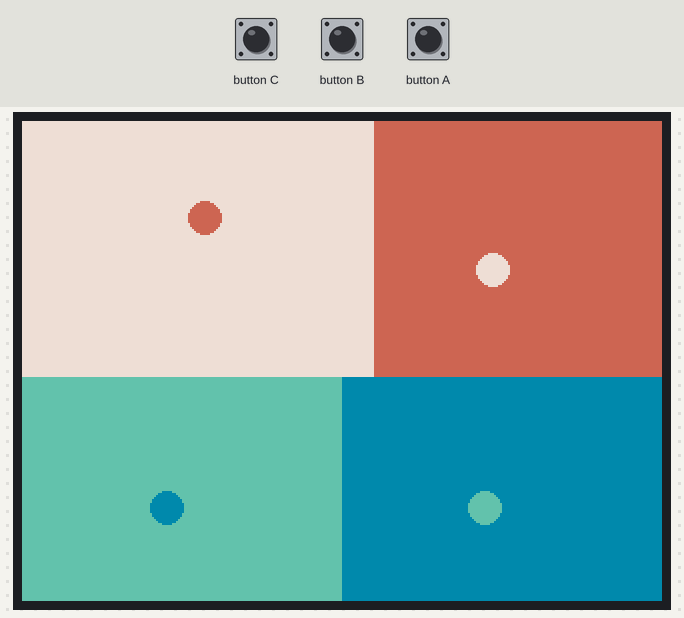
Bench run of a program on a simulated ESP32. Shown: 320×240 colour display. Random numbers use the default seed unless the program sets one.

Above: at 0.9 s.
At 7.8 s:
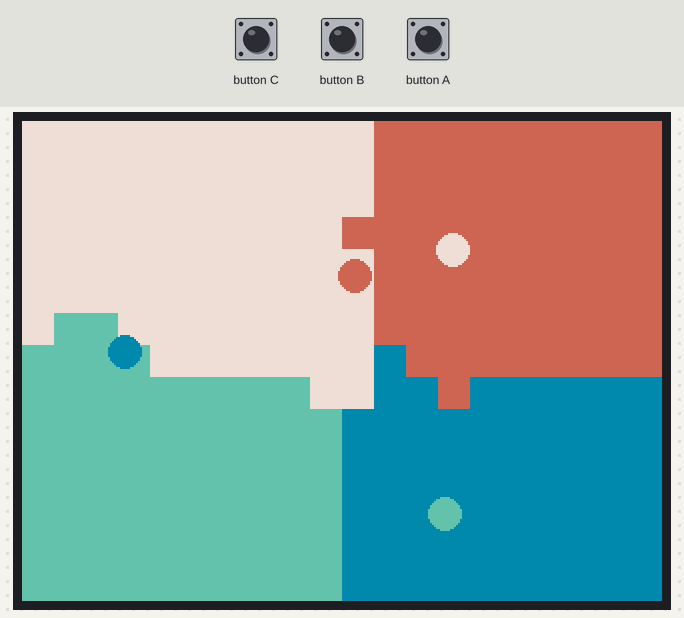
At 10.5 s:
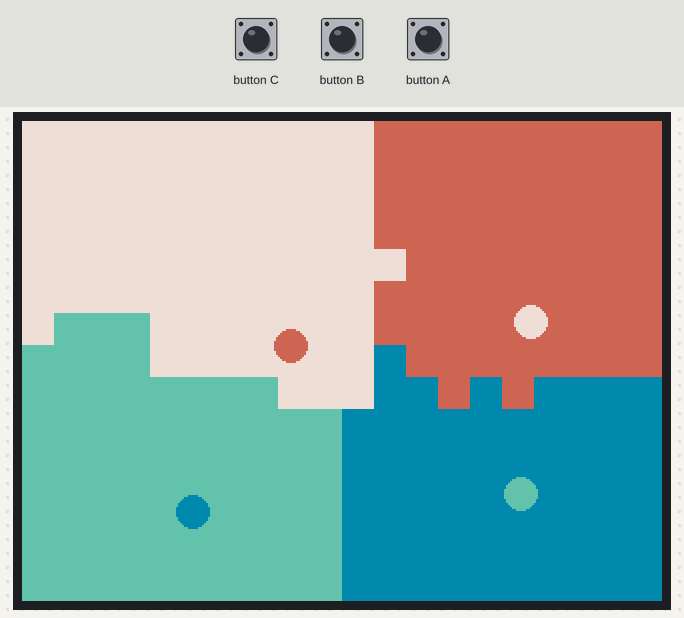
At 18.17 s:
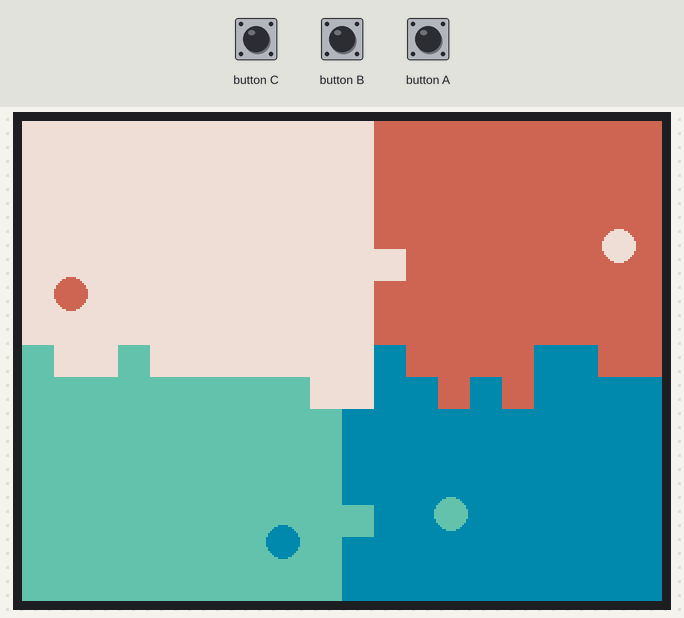
At 27.6 s:
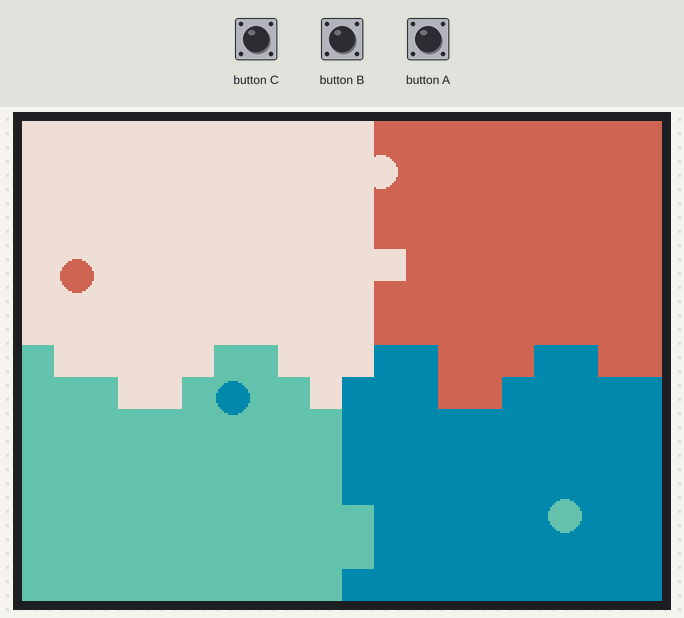
At 38.85 s:
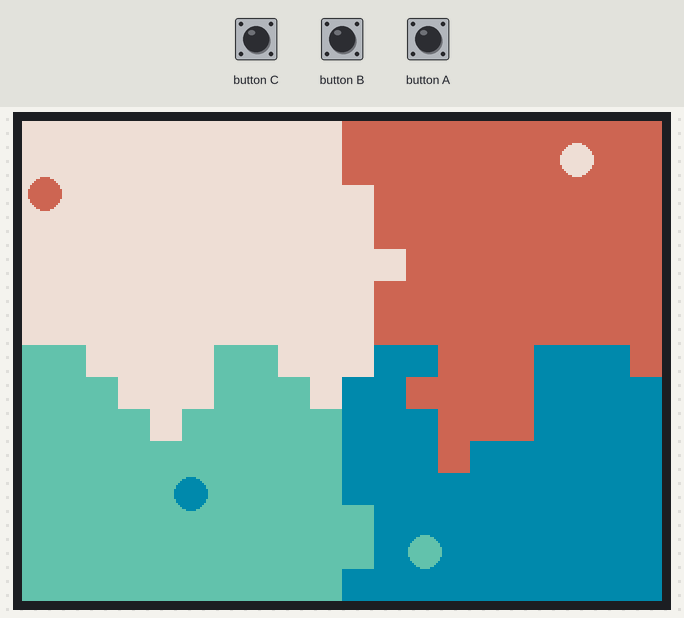

The program:

main.cpp
```cpp
#include <M5GFX.h>
#if defined(SDL_h_)

void setup(void);
void loop(void);

__attribute__((weak)) int user_func(bool *running) {
    setup();
    do {
        loop();
    } while(*running);
    return 0;
}

int main(int, char **) {
    // The second argument is effective for step execution with breakpoints.
    // You can specify the time in milliseconds to perform slow execution that ensures screen updates.
    return lgfx::Panel_sdl::main(user_func, 128);
}

#endif
```

user_code.cpp
```cpp
#include <M5Unified.h>

// 画像の幅と高さ、四角形のサイズ、四角形の数を定義
int img_width = 320;
int img_height = 240;
int SQUARE_SIZE = 16;
int numSquaresX = img_width / SQUARE_SIZE + 1;
int numSquaresY = img_height / SQUARE_SIZE + 1;

// 四角形の位置情報を格納する2次元ベクトル
std::vector<std::vector<int>> squares;

// M5UnifiedのCanvasオブジェクト
M5Canvas canvas(&M5.Display);

// ボールの情報を格納する構造体のベクトル
struct _pong {
    double x;
    double y;
    double dx;
    double dy;
    int class_num;
};
double vel = SQUARE_SIZE / 2;

std::vector<_pong> pong;

// 乱数生成関数
double randomNum(double min, double max) {
    int rand_int = rand() % 100;
    double rand_uni = (rand_int / 100.0) * (max - min) + min;
    return rand_uni;
}
// 数値の符号を返す関数
double sign(double A) {
    if(A == 0)
        return 0;
    else
        return A / abs(A);
}

// 四角形とボールの衝突判定と反射を処理する関数
int updateSquareAndBounce(int numSquaresX, int numSquaresY, double x, double y, double &dx, double &dy, int class_num) {
    double updatedDx = dx;
    double updatedDy = dy;

    // ボールの円周上の複数のポイントをチェックする
    for(double angle = 0; angle < M_PI * 2; angle += M_PI / 4) {
        int checkX = x + cos(angle) * (SQUARE_SIZE / 2);
        int checkY = y + sin(angle) * (SQUARE_SIZE / 2);

        // チェックしたポイントが画面内かどうか確認
        int i = floor(checkX / SQUARE_SIZE);
        int j = floor(checkY / SQUARE_SIZE);

        if(i >= 0 && i < numSquaresX && j >= 0 && j < numSquaresY) {
            if(squares[i][j] != class_num) {
                squares[i][j] = class_num;

                // 角度からバウンド方向を決定
                if(abs(cos(angle)) > abs(sin(angle))) {
                    updatedDx = -updatedDx;
                } else {
                    updatedDy = -updatedDy;
                }
            }
        }
    }

    // ボールがループにはまらないように、バウンドにノイズを加える
    double theta = M_PI / 4 * (1 + randomNum(-0.1, 1));
    dx = sign(updatedDx) * vel * cos(theta);
    dy = sign(updatedDy) * vel * sin(theta);

    return 0;
}

// 画面の境界とボールの衝突を判定し、必要に応じて反射させる関数
int checkBoundaryCollision(int image_width, int img_height, double x, double y, double &dx, double &dy) {
    if(x + dx > image_width - SQUARE_SIZE / 2 || x + dx < SQUARE_SIZE / 2) {
        dx = -dx;
    }
    if(y + dy > img_height - SQUARE_SIZE / 2 || y + dy < SQUARE_SIZE / 2) {
        dy = -dy;
    }
    return 0;
}

// M5Stackデバイスの初期化や位置情報の設定を行うセットアップ関数
void setup(void) {
    auto cfg = M5.config();
    M5.begin(cfg);
    canvas.createSprite(320, 240);

    // 四角形の位置情報を初期化
    squares.resize(numSquaresX);
    for(int i = 0; i < numSquaresX; i++) {
        squares[i].resize(numSquaresY);
    }

    // 画面を4つのエリアに分割し、それぞれに異なるクラスの四角形を配置
    int pong_no = 4;
    pong.resize(pong_no);

    for(int i = 0; i < numSquaresX; i++) {
        for(int j = 0; j < numSquaresY; j++) {
            if(i <= (numSquaresX / 2)) {
                squares[i][j] = 0;
            } else {
                squares[i][j] = 1;
            }
            if((i <= (numSquaresX / 2)) && (j >= (numSquaresY / 2)) && (pong_no >= 3)) {
                squares[i][j] = 2;
            }
            if((i >= (numSquaresX / 2)) && (j >= (numSquaresY / 2)) && (pong_no >= 4)) {
                squares[i][j] = 3;
            }
        }
    }

    // ボールの初期位置と速度を設定
    pong[0].x = img_width / 4;
    pong[0].y = img_height / 4;
    pong[0].dx = vel;
    pong[0].dy = -vel;
    pong[0].class_num = 0;

    pong[1].x = img_width * 3 / 4;
    pong[1].y = img_height / 4;
    pong[1].dx = -vel;
    pong[1].dy = vel;
    pong[1].class_num = 1;

    pong[2].x = img_width / 4;
    pong[2].y = img_height / 4 * 3;
    pong[2].dx = -vel;
    pong[2].dy = vel;
    pong[2].class_num = 2;

    pong[3].x = img_width * 3 / 4;
    pong[3].y = img_height / 4 * 3;
    pong[3].dx = -vel;
    pong[3].dy = vel;
    pong[3].class_num = 3;
}
void loop(void) {
    // 画面の描画処理を開始
    M5.Display.startWrite();

    // 四角形の描画
    for(int i = 0; i < squares.size(); i++) {
        for(int j = 0; j < squares[i].size(); j++) {

            // 各クラスに応じて四角形を描画
            if(squares[i][j] == 0) {
                uint16_t color = M5.Lcd.color565(237, 223, 214);
                canvas.fillRect(i * SQUARE_SIZE, j * SQUARE_SIZE, SQUARE_SIZE, SQUARE_SIZE, color);
            }
            if(squares[i][j] == 1) {
                uint16_t color = M5.Lcd.color565(200, 100, 81);
                canvas.fillRect(i * SQUARE_SIZE, j * SQUARE_SIZE, SQUARE_SIZE, SQUARE_SIZE, color);
            }
            if(squares[i][j] == 2) {
                uint16_t color = M5.Lcd.color565(103, 193, 173);
                canvas.fillRect(i * SQUARE_SIZE, j * SQUARE_SIZE, SQUARE_SIZE, SQUARE_SIZE, color);
            }
            if(squares[i][j] == 3) {
                uint16_t color = M5.Lcd.color565(00, 139, 171);
                canvas.fillRect(i * SQUARE_SIZE, j * SQUARE_SIZE, SQUARE_SIZE, SQUARE_SIZE, color);
            }
        }
    }

    // ボールの描画と更新
    for(int i = 0; i < pong.size(); i++) {
        uint16_t color = M5.Lcd.color565(237, 223, 214);

        // 各クラスに応じてボールの色を設定
        if(pong[i].class_num == 0)
            color = M5.Lcd.color565(200, 100, 81);
        if(pong[i].class_num == 1)
            color = M5.Lcd.color565(237, 223, 214);
        if(pong[i].class_num == 2)
            color = M5.Lcd.color565(00, 139, 171);
        if(pong[i].class_num == 3)
            color = M5.Lcd.color565(103, 193, 173);

        // ボールを描画
        canvas.fillCircle(pong[i].x, pong[i].y, SQUARE_SIZE / 2, color);

        // 四角形との衝突判定と反射、境界との衝突判定
        updateSquareAndBounce(numSquaresX, numSquaresY, pong[i].x, pong[i].y, pong[i].dx, pong[i].dy, pong[i].class_num);
        checkBoundaryCollision(img_width, img_height, pong[i].x, pong[i].y, pong[i].dx, pong[i].dy);

        // ボールの位置を更新
        pong[i].x += pong[i].dx;
        pong[i].y += pong[i].dy;
    }

    // Canvasに描画された内容をスクリーンに転送
    canvas.pushSprite(0, 0);

    // 画面の描画処理を終了
    M5.Display.endWrite();

    // 10ミリ秒待機
    M5.delay(10);

    // M5Stackの状態を更新
    M5.update();
}

#if defined(ESP_PLATFORM) && !defined(ARDUINO)
extern "C" {
int app_main(int, char **) {
    setup();
    for(;;) {
        loop();
    }
    return 0;
}
}
#endif
```

Measured:
- what the display in image 0 shows lasts 0.5 s, from 0.8 s to 1.3 s
